Frame 1 (no input): blank canvas, image omitted
Frame 60 (the mouse pressed at the canvas centre just before this capture): blank canvas, image omitted
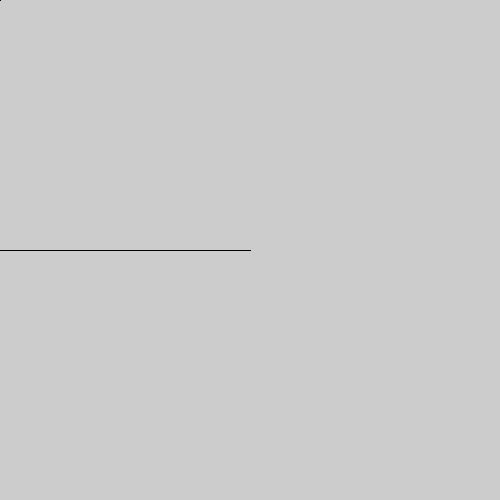
Frame 120 (the mouse held since frame 60 and released just before this capture)

The Processing sketch whose frames 1 and 60 were blank and that drew this single picture after the mouse press (run headless with seeded random() and noise(); from frame 60 on, the mouse is pressed at the canvas centre):

// Processing sketch: processing_134679
// ── processing_134679.pde

void setup() { 
  size(500, 500);
 
} 
void draw() { 

  rect(mouseX, mouseY, pmouseX-mouseY,mouseY-mouseX ); 
  fill( random(0, 255), random(0, 255), random(0, 255), random(0, 255) );


  frameRate(15);
} 
